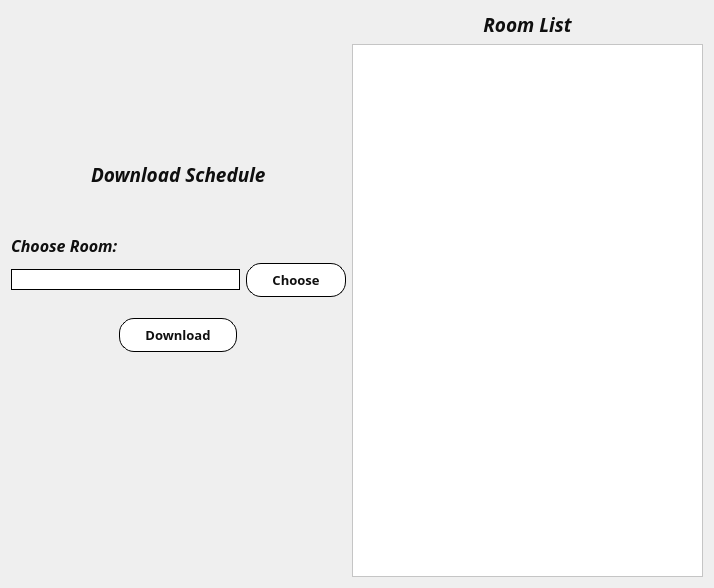
<?xml version="1.0" encoding="UTF-8"?>
<ui version="4.0">
 <class>Dialog</class>
 <widget class="QDialog" name="Dialog">
  <property name="geometry">
   <rect>
    <x>0</x>
    <y>0</y>
    <width>714</width>
    <height>588</height>
   </rect>
  </property>
  <property name="minimumSize">
   <size>
    <width>714</width>
    <height>588</height>
   </size>
  </property>
  <property name="maximumSize">
   <size>
    <width>714</width>
    <height>588</height>
   </size>
  </property>
  <property name="windowTitle">
   <string>Dialog</string>
  </property>
  <property name="styleSheet">
   <string notr="true">#Dialog{
border-image: url(:/resources/tupc_bg.png);
}</string>
  </property>
  <layout class="QGridLayout" name="gridLayout">
   <item row="0" column="0">
    <layout class="QVBoxLayout" name="verticalLayout_2">
     <item>
      <spacer name="verticalSpacer_4">
       <property name="orientation">
        <enum>Qt::Vertical</enum>
       </property>
       <property name="sizeHint" stdset="0">
        <size>
         <width>20</width>
         <height>40</height>
        </size>
       </property>
      </spacer>
     </item>
     <item alignment="Qt::AlignHCenter">
      <widget class="QLabel" name="label_58">
       <property name="font">
        <font>
         <family>Sitka Small Semibold</family>
         <pointsize>14</pointsize>
         <weight>75</weight>
         <italic>true</italic>
         <bold>true</bold>
        </font>
       </property>
       <property name="styleSheet">
        <string notr="true"> background-color: rgba(0, 0, 0, 0); /* Fully transparent */
color: rgb(15, 15, 15);
</string>
       </property>
       <property name="text">
        <string>Download Schedule</string>
       </property>
      </widget>
     </item>
     <item>
      <spacer name="verticalSpacer_5">
       <property name="orientation">
        <enum>Qt::Vertical</enum>
       </property>
       <property name="sizeType">
        <enum>QSizePolicy::Fixed</enum>
       </property>
       <property name="sizeHint" stdset="0">
        <size>
         <width>20</width>
         <height>40</height>
        </size>
       </property>
      </spacer>
     </item>
     <item>
      <widget class="QLabel" name="label_8">
       <property name="font">
        <font>
         <family>Sitka Small Semibold</family>
         <pointsize>12</pointsize>
         <weight>75</weight>
         <italic>true</italic>
         <bold>true</bold>
        </font>
       </property>
       <property name="styleSheet">
        <string notr="true"> background-color: rgba(0, 0, 0, 0); /* Fully transparent */
color: rgb(15, 15, 15);
</string>
       </property>
       <property name="text">
        <string>Choose Room:</string>
       </property>
       <property name="buddy">
        <cstring>chosen_room_download</cstring>
       </property>
      </widget>
     </item>
     <item>
      <layout class="QHBoxLayout" name="horizontalLayout_4">
       <item>
        <widget class="QLineEdit" name="chosen_room_download">
         <property name="font">
          <font>
           <family>Sitka Small</family>
           <pointsize>9</pointsize>
          </font>
         </property>
         <property name="styleSheet">
          <string notr="true">border: 1px solid #000000;  /* Black border */
color: rgb(15, 15, 15);
border-radius: 15px;        /* Curved edges */
background-color: rgb(255, 255, 255);

</string>
         </property>
        </widget>
       </item>
       <item>
        <widget class="QPushButton" name="choose_btn_download">
         <property name="font">
          <font>
           <family>Sitka Text Semibold</family>
           <pointsize>10</pointsize>
           <weight>75</weight>
           <bold>true</bold>
          </font>
         </property>
         <property name="styleSheet">
          <string notr="true"> QPushButton {
        border: none;
        background-color: #ffffff;  /* White background */
        color: rgb(15, 15, 15);             /* Text color for contrast */
        border-radius: 18px;        /* Curved edges */
		border: 1px solid #000000;  /* Black border */
        border-radius: 15px;        /* Curved edges */
        padding: 7px 25px;          /* Spacing for a balanced look */
    }
    QPushButton:hover {
        background-color: #f0f0f0;  /* Light gray hover effect */
    }
    QPushButton:pressed {
        background-color: #e0e0e0;  /* Darker press effect */
    }
</string>
         </property>
         <property name="text">
          <string>Choose</string>
         </property>
        </widget>
       </item>
      </layout>
     </item>
     <item>
      <spacer name="verticalSpacer_3">
       <property name="orientation">
        <enum>Qt::Vertical</enum>
       </property>
       <property name="sizeType">
        <enum>QSizePolicy::Fixed</enum>
       </property>
       <property name="sizeHint" stdset="0">
        <size>
         <width>20</width>
         <height>15</height>
        </size>
       </property>
      </spacer>
     </item>
     <item alignment="Qt::AlignHCenter">
      <widget class="QPushButton" name="download_btn">
       <property name="font">
        <font>
         <family>Sitka Small Semibold</family>
         <pointsize>10</pointsize>
         <weight>75</weight>
         <bold>true</bold>
        </font>
       </property>
       <property name="styleSheet">
        <string notr="true"> QPushButton {
        border: none;
        background-color: #ffffff;  /* White background */
        color: rgb(15, 15, 15);             /* Text color for contrast */
        border-radius: 18px;        /* Curved edges */
		border: 1px solid #000000;  /* Black border */
        border-radius: 15px;        /* Curved edges */
        padding: 7px 25px;          /* Spacing for a balanced look */
    }
    QPushButton:hover {
        background-color: #f0f0f0;  /* Light gray hover effect */
    }
    QPushButton:pressed {
        background-color: #e0e0e0;  /* Darker press effect */
    }
</string>
       </property>
       <property name="text">
        <string>Download</string>
       </property>
      </widget>
     </item>
     <item>
      <spacer name="verticalSpacer">
       <property name="orientation">
        <enum>Qt::Vertical</enum>
       </property>
       <property name="sizeType">
        <enum>QSizePolicy::Fixed</enum>
       </property>
       <property name="sizeHint" stdset="0">
        <size>
         <width>20</width>
         <height>75</height>
        </size>
       </property>
      </spacer>
     </item>
     <item>
      <spacer name="verticalSpacer_2">
       <property name="orientation">
        <enum>Qt::Vertical</enum>
       </property>
       <property name="sizeHint" stdset="0">
        <size>
         <width>20</width>
         <height>40</height>
        </size>
       </property>
      </spacer>
     </item>
    </layout>
   </item>
   <item row="0" column="1">
    <layout class="QVBoxLayout" name="verticalLayout_3">
     <item>
      <widget class="QLabel" name="label_56">
       <property name="font">
        <font>
         <family>Sitka Small Semibold</family>
         <pointsize>14</pointsize>
         <weight>75</weight>
         <italic>true</italic>
         <bold>true</bold>
        </font>
       </property>
       <property name="styleSheet">
        <string notr="true"> background-color: rgba(0, 0, 0, 0); /* Fully transparent */
color: rgb(15, 15, 15);
</string>
       </property>
       <property name="text">
        <string>Room List</string>
       </property>
       <property name="alignment">
        <set>Qt::AlignCenter</set>
       </property>
      </widget>
     </item>
     <item>
      <widget class="QListWidget" name="room_list">
       <property name="minimumSize">
        <size>
         <width>351</width>
         <height>400</height>
        </size>
       </property>
       <property name="font">
        <font>
         <family>Sitka Small</family>
         <weight>75</weight>
         <bold>true</bold>
        </font>
       </property>
       <property name="styleSheet">
        <string notr="true">background-color: rgb(255, 255, 255);
color: rgb(15, 15, 15);</string>
       </property>
      </widget>
     </item>
    </layout>
   </item>
  </layout>
 </widget>
 <resources>
  <include location="../resources/tupc_bg.qrc"/>
 </resources>
 <connections/>
</ui>
